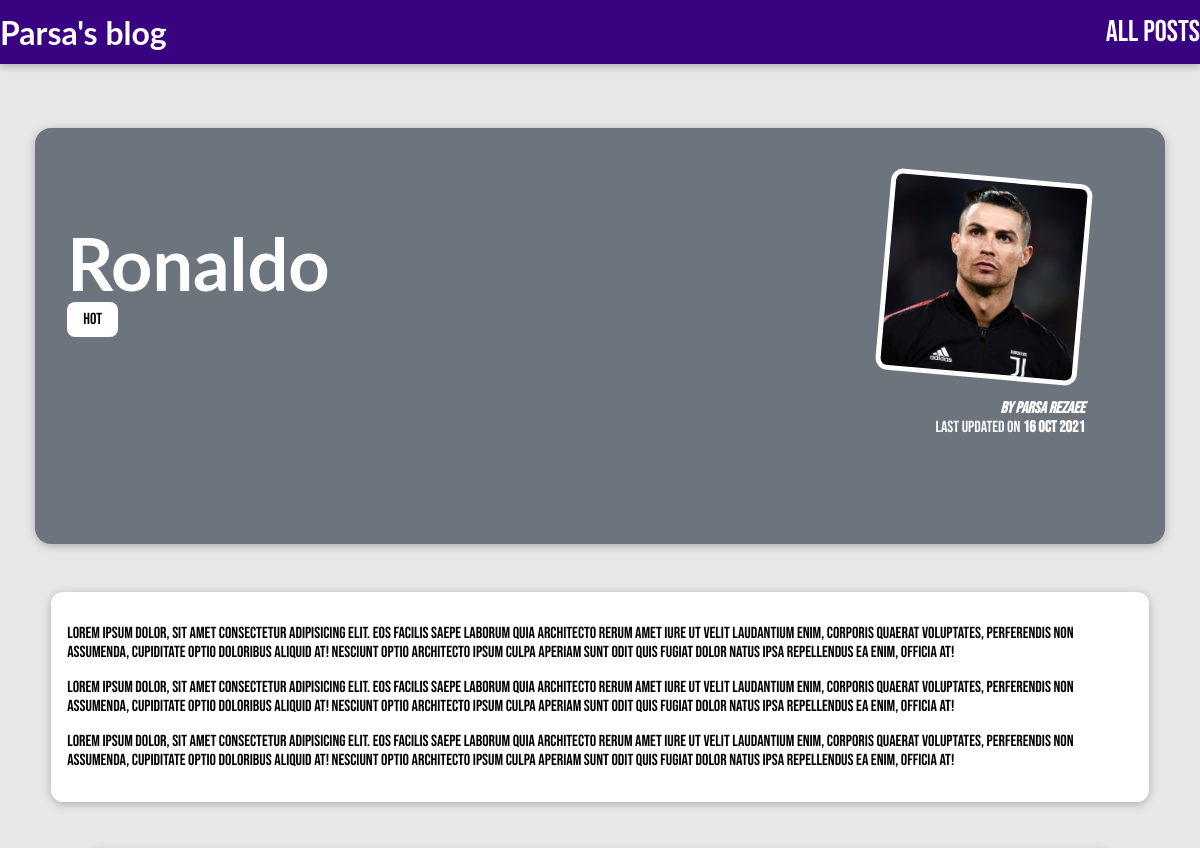
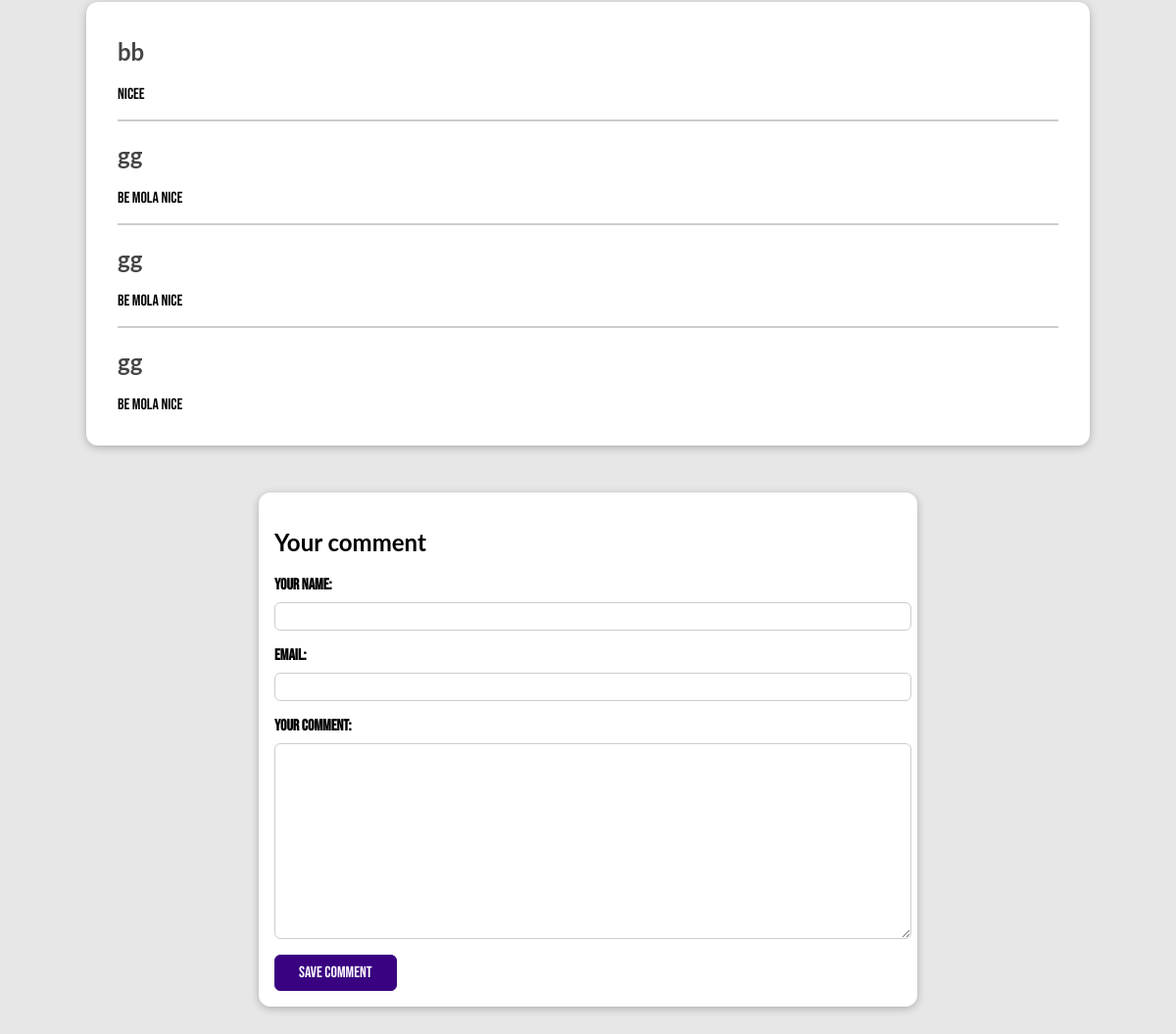
The page /posts/ronaldo on the database its author committed (2 pictures, top to bottom).
### blog/models.py (models this page shows, shortened)
class Post(models.Model):
    title = models.CharField(max_length=150)
    excerpt = models.CharField(max_length=200)
    image = models.ImageField(upload_to="posts", null=True)
    date = models.DateField(auto_now=True)
    slug = models.SlugField(unique=True, db_index=True)
    content = models.TextField(validators=[MinLengthValidator(10)])
    author = models.ForeignKey(Author, on_delete=models.SET_NULL,null= True, related_name="posts")
    tags = models.ManyToManyField(Tag)

class Tag(models.Model):
    caption = models.CharField(max_length=20)

class Author(models.Model):
    first_name = models.CharField(max_length=50)
    last_name = models.CharField(max_length=50)
    email_address = models.EmailField()
    def full_name(self):
        return f"{self.first_name} {self.last_name}"
    def __str__(self):
        return self.full_name()

class Comment(models.Model):
    user_name = models.CharField(max_length=150)
    email = models.EmailField()
    text = models.TextField(max_length=400)
    post = models.ForeignKey(Post, on_delete=CASCADE, related_name="comments")

### blog/views.py (the view)
# urls.py: path("posts/<slug:slug>", views.PostDetailView.as_view(), name="posts-details")
class PostDetailView(View):
    template_name = "blog/post-detail.html"
    model = Post
    def get(self, request, slug):
        post = Post.objects.get(slug=slug)
        context = {
            "post": post,
            "post_tags": post.tags.all(),
            "comment_form": CommentForm(),
            "comments": post.comments.all().order_by("-id")
        }
        return render(request, "blog/post-detail.html", context)
    def post(self, request, slug):
        comment_form = CommentForm(request.POST)
        post = Post.objects.get(slug=slug)
        if comment_form.is_valid():
            comment = comment_form.save(commit=False)
            comment.post = post
            comment.save()
            return HttpResponseRedirect(reverse("posts-details", args=[slug]))
        context = {
            "post": post,
            "post_tags": post.tags.all(),
            "comment_form": comment_form,
            "comments": post.comments.all().order_by("-id")
        }
        return render(request, "blog/post-detail.html", context)

### blog/forms.py
class CommentForm(forms.ModelForm):
    class Meta:
        model = Comment
        exclude = ["post"]
        labels = {
            "user_name": "Your Name",
            "user_email": "Your Email",
            "text": "Your comment"
        }

### blog/templates/blog/post-detail.html (shortened to what this page needs)
{% extends "base.html" %}
{% load static %}
{% block css_files %}
  <link rel="stylesheet" href="{% static "blog/post-detail.css" %}"/>
{% endblock %}
{% block content %}
  <section id="summary">
    <h2>{{ post.title }}</h2>
    <div>
      {% for tag in post_tags %}
        <span class = "tag">{{ tag.caption }}</span>
      {% endfor %}
    </div>
    <article>
      <img src="{{ post.image.url }}" alt="{{ post.title }}"/>
      <address>By <a href="mailto:{{ post.author.email_address }}"> {{ post.author }}</a></address>
      <div>
        Last updated on <time>{{ post.date|date:"d M Y" }}</time>
      </div>
    </article>
  </section>
  <main>
    {{ post.content|linebreaks }}
  </main>
  <section id="comments">
    <ul>
     {% for comment in comments %}
       <li>
         <h2>{{ comment.user_name }}</h2>
         <p>{{ comment.text|linebreaks }}</p>
        </li>
      {% endfor %}
    </ul>
  </section>
  <section id="comment-form">
    <h2>Your comment</h2>
    <form action="{% url "posts-details" post.slug %}" method="POST">
      {% for form_field in comment_form %}
        <div class="form-control {% if form_field.errors %}invalid{% endif %}">
          {{ form_field.label_tag }}
          {{ form_field }}
        </div>
      {% endfor %}
      <button>Save comment</button>
    </form>
  </section>
{% endblock %}

### static/app.css (style rules this page uses)
html { font-family: 'Bebas Neue', cursive; }
h1, h2, h3 { font-family: 'Lato', sans-serif; font-weight: bold; }

### blog/static/blog/post-detail.css (style rules this page uses)
body { background-color: #e7e7e7; }
#summary { margin: 8rem auto 3rem auto; padding: 2rem; width: 90%; max-width: 90rem; border-radius: 16px; background-color: #6c757d; position: relative; box-shadow: 0 2px 8px rgba(0, 0, 0, 0.25); height: 22rem; }
#summary h2 { color: white; font-size: 4.5rem; margin-bottom: 0.25rem; }
#summary article { position: absolute; top: 2rem; right: 3rem; padding: 1rem 2rem; border-radius: 12px; text-align: right; color: white; }
#summary article img { width: 12rem; height: 12rem; border-radius: 12px; transform: rotateZ(5deg); border: 5px solid white; margin-bottom: 1rem; }
#summary address { font-weight: bold; }
#summary time { font-weight: bold; }
#summary a { color: white; text-decoration: none; }
main { width: 90%; max-width: 90rem; margin: 3rem auto; background-color: white; padding: 1rem; border-radius: 12px; box-shadow: 0 2px 8px rgba(0, 0, 0, 0.25); }
.tag { background-color: white; color: black; padding: 0.5rem 1rem; border-radius: 8px; }
#comment-form { margin: 3rem auto; width: 90%; max-width: 40rem; border-radius: 12px; background-color: white; box-shadow: 0 2px 8px rgba(0, 0, 0, 0.25); padding: 1rem; }
#comment-form button { font: inherit; background-color: #390281; color: white; border: 1px solid #390281; padding: 0.5rem 1.5rem; border-radius: 6px; cursor: pointer; }
.form-control { margin-bottom: 1rem; }
.form-control label { font-weight: bold; margin-bottom: 0.5rem; display: block; }
.form-control input, .form-control textarea { display: block; width: 100%; font: inherit; padding: 0.25rem; border-radius: 6px; border: 1px solid #ccc; }
#comments { margin: 3rem auto; width: 90%; max-width: 60rem; border-radius: 12px; background-color: white; box-shadow: 0 2px 8px rgba(0, 0, 0, 0.25); padding: 1rem 2rem; }
#comments ul { list-style: none; margin: 0; padding: 0; }
#comments li { margin-bottom: 1rem; border-bottom: 2px solid #ccc; }
#comments li:last-of-type { border-bottom: none; }
#comments h2 { color: #464646; }

### rows shown on the page
Post: title "Ronaldo", image (picture), author "parsa rezaee", date "16 Oct 2021", content "Lorem ipsum dolor, sit amet consectetur adipisicing elit. Eos facilis saepe laborum quia architecto rerum amet iure ut velit laudantium enim, corporis quaerat voluptates, perferendis non assumenda, cupiditate optio doloribus aliquid at! Nesciunt optio architecto ipsum culpa aperiam sunt odit quis fugiat dolor natus ipsa repellendus ea enim, officia at! Lorem ipsum dolor, sit amet consectetur adipisicing elit. Eos facilis saepe laborum quia architecto rerum amet iure ut velit laudantium enim, corporis quaerat voluptates, perferendis non assumenda, cupiditate optio doloribus aliquid at! Nesciunt optio architecto ipsum culpa aperiam sunt odit quis fugiat dolor natus ipsa repellendus ea enim,…"
Tag: caption "Hot"
Comment: user_name "bb", text "nicee"
Comment: user_name "gg", text "be mola nice"
Comment: user_name "gg", text "be mola nice"
Comment: user_name "gg", text "be mola nice"
